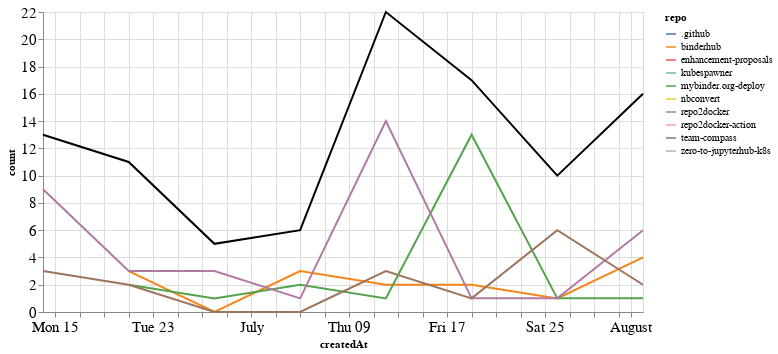

The cell this chart's notebook holds for it:
### Markdown cell above
## Comments

### Code cell
comments_time = comments.groupby('repo').resample('W', on='createdAt').count()['author'].reset_index()
comments_time = comments_time.rename(columns={'author': 'count'})
comments_time_total = comments_time.groupby('createdAt').agg({"count": "sum"}).reset_index()
ch1 = alt.Chart(comments_time, width=600).mark_line().encode(
    x='createdAt',
    y='count',
    color='repo',
    tooltip="repo"
)

ch2 = alt.Chart(comments_time_total, width=600).mark_line(color="black").encode(
    x='createdAt',
    y='count',
)

ch1 + ch2

### Figure 1 — Vega-Lite specification as saved in the notebook (floating-point values rounded to 4 significant figures)
{"config": {"axisLeft": {"labelFontSize": 15}, "axisBottom": {"labelFontSize": 15}}, "layer": [{"data": {"name": "data-c9572fefb4ca8d427132f61ba83afa1e"}, "mark": "line", "encoding": {"color": {"type": "nominal", "field": "repo"}, "tooltip": {"type": "nominal", "field": "repo"}, "x": {"type": "temporal", "field": "createdAt"}, "y": {"type": "quantitative", "field": "count"}}, "width": 600}, {"data": {"name": "data-2069196310ad1dd7cf258e47cf82894c"}, "mark": {"type": "line", "color": "black"}, "encoding": {"x": {"type": "temporal", "field": "createdAt"}, "y": {"type": "quantitative", "field": "count"}}, "width": 600}], "$schema": "https://vega.github.io/schema/vega-lite/v4.8.1.json", "datasets": {"data-c9572fefb4ca8d427132f61ba83afa1e": [{"repo": ".github", "createdAt": "2020-06-21T00:00:00", "count": 1}, {"repo": "binderhub", "createdAt": "2020-06-21T00:00:00", "count": 3}, {"repo": "binderhub", "createdAt": "2020-06-28T00:00:00", "count": 0}, {"repo": "binderhub", "createdAt": "2020-07-05T00:00:00", "count": 3}, {"repo": "binderhub", "createdAt": "2020-07-12T00:00:00", "count": 2}, {"repo": "binderhub", "createdAt": "2020-07-19T00:00:00", "count": 2}, {"repo": "binderhub", "createdAt": "2020-07-26T00:00:00", "count": 1}, {"repo": "binderhub", "createdAt": "2020-08-02T00:00:00", "count": 4}, {"repo": "enhancement-proposals", "createdAt": "2020-07-12T00:00:00", "count": 2}, {"repo": "kubespawner", "createdAt": "2020-07-26T00:00:00", "count": 1}, {"repo": "mybinder.org-deploy", "createdAt": "2020-06-21T00:00:00", "count": 2}, {"repo": "mybinder.org-deploy", "createdAt": "2020-06-28T00:00:00", "count": 1}, {"repo": "mybinder.org-deploy", "createdAt": "2020-07-05T00:00:00", "count": 2}, {"repo": "mybinder.org-deploy", "createdAt": "2020-07-12T00:00:00", "count": 1}, {"repo": "mybinder.org-deploy", "createdAt": "2020-07-19T00:00:00", "count": 13}, {"repo": "mybinder.org-deploy", "createdAt": "2020-07-26T00:00:00", "count": 1}, {"repo": "mybinder.org-deploy", "createdAt": "2020-08-02T00:00:00", "count": 1}, {"repo": "nbconvert", "createdAt": "2020-06-14T00:00:00", "count": 1}, {"repo": "repo2docker", "createdAt": "2020-06-14T00:00:00", "count": 9}, {"repo": "repo2docker", "createdAt": "2020-06-21T00:00:00", "count": 3}, {"repo": "repo2docker", "createdAt": "2020-06-28T00:00:00", "count": 3}, {"repo": "repo2docker", "createdAt": "2020-07-05T00:00:00", "count": 1}, {"repo": "repo2docker", "createdAt": "2020-07-12T00:00:00", "count": 14}, {"repo": "repo2docker", "createdAt": "2020-07-19T00:00:00", "count": 1}, {"repo": "repo2docker", "createdAt": "2020-07-26T00:00:00", "count": 1}, {"repo": "repo2docker", "createdAt": "2020-08-02T00:00:00", "count": 6}, {"repo": "repo2docker-action", "createdAt": "2020-06-28T00:00:00", "count": 1}, {"repo": "team-compass", "createdAt": "2020-06-14T00:00:00", "count": 3}, {"repo": "team-compass", "createdAt": "2020-06-21T00:00:00", "count": 2}, {"repo": "team-compass", "createdAt": "2020-06-28T00:00:00", "count": 0}, {"repo": "team-compass", "createdAt": "2020-07-05T00:00:00", "count": 0}, {"repo": "team-compass", "createdAt": "2020-07-12T00:00:00", "count": 3}, {"repo": "team-compass", "createdAt": "2020-07-19T00:00:00", "count": 1}, {"repo": "team-compass", "createdAt": "2020-07-26T00:00:00", "count": 6}, {"repo": "team-compass", "createdAt": "2020-08-02T00:00:00", "count": 2}, {"repo": "zero-to-jupyterhub-k8s", "createdAt": "2020-08-02T00:00:00", "count": 3}], "data-2069196310ad1dd7cf258e47cf82894c": [{"createdAt": "2020-06-14T00:00:00", "count": 13}, {"createdAt": "2020-06-21T00:00:00", "count": 11}, {"createdAt": "2020-06-28T00:00:00", "count": 5}, {"createdAt": "2020-07-05T00:00:00", "count": 6}, {"createdAt": "2020-07-12T00:00:00", "count": 22}, {"createdAt": "2020-07-19T00:00:00", "count": 17}, {"createdAt": "2020-07-26T00:00:00", "count": 10}, {"createdAt": "2020-08-02T00:00:00", "count": 16}]}}
